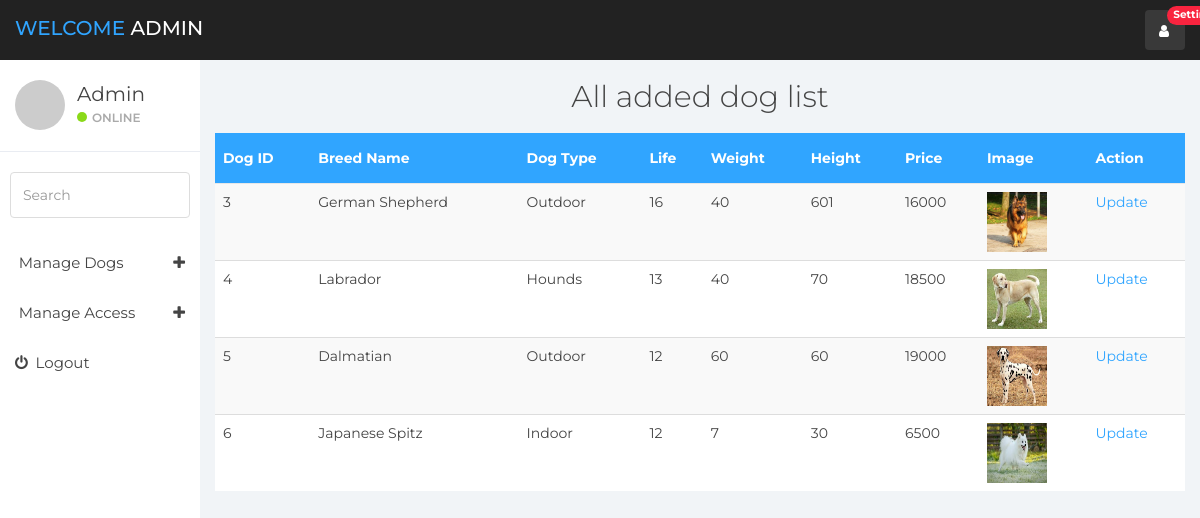
Page /admin/view_dog.php (signed in) on the committed database.
### tables this page shows
CREATE TABLE `dog` (
  `dog_id` int(100) NOT NULL,
  `breed_name` varchar(100) NOT NULL,
  `image` longblob NOT NULL,
  `dog_type` varchar(100) NOT NULL,
  `life_span` varchar(100) NOT NULL,
  `weight` varchar(100) NOT NULL,
  `height` varchar(100) NOT NULL,
  `price` int(100) NOT NULL
);

### admin/view_dog.php (the view, shortened to what this page needs)
<?php
include 'db_config.php';
$sql = "SELECT * FROM dog";
$result = mysqli_query($con, $sql);
 ?>
<!DOCTYPE html>
<html>
<head>
	<link href="css/bootstrap.min.css" rel="stylesheet">
	<link href="css/font-awesome.min.css" rel="stylesheet">
	<link href="css/datepicker3.css" rel="stylesheet">
	<link href="css/styles.css" rel="stylesheet">
</head>
<body>
	<?php include 'includes/header.php';   ?>
	<div class="col-md-offset-2 col-sm-offset-2 ">
		<div class=" col-md-12 col-sm-12 col-xs-12	">
				<h2 align ='center'>All added dog list</h2>
			<table class=" col-sm-12 col-xs-12 table table-striped">
				<thead>
					<tr class="bg-info">
						<th scope="col">Dog ID</th>
						<th scope="col">Breed Name</th>
						<th scope="col">Dog Type</th>
						<th scope="col">Life</th>
						<th scope="col">Weight</th>
						<th scope="col">Height</th>
						<th scope="col">Price</th>
            <th scope="col">Image</th>
						<th scope="col">Action</th>
					</tr>
				</thead>
				<tbody>
					<?php
					if (mysqli_num_rows($result) > 0) {
						while($row = mysqli_fetch_assoc($result)) {
								?>
					<tr>
						<td><?php echo $row['dog_id'] ?></td>
						<td><?php echo $row['breed_name'] ?></td>
						<td><?php echo $row['dog_type'] ?></td>
						<td><?php echo $row['life_span'] ?></td>
						<td><?php echo $row['weight'] ?></td>
						<td><?php echo $row['height'] ?></td>
						<td><?php echo $row['price'] ?></td>
            <td><img style="width:60px; height:60px;" src="uploads/dog/<?php echo trim($row['image']) ?>"></td>
						<td> <a href="update_dog.php?id=<?php echo $row['dog_id'] ?>">Update</a> </td>
					</tr>
				<?php	}
			} else {
					echo "0 results";
			}
			 ?>
				</tbody>
			</table>
		</div>
	</div>
</body>
</html>

### admin/includes/header.php (shortened to what this page needs)
	<nav class="navbar navbar-custom navbar-fixed-top" role="navigation">
		<div class="container-fluid">
			<div class="navbar-header">
				<a class="navbar-brand" href="#"><span>Welcome </span>Admin</a>
				<ul class="nav navbar-top-links navbar-right">
					<li class="dropdown"><a class="dropdown-toggle count-info" data-toggle="dropdown" href="#">
						<em class="fa fa-user"></em><span class="label label-danger">Setting</span>
					</a>
</li>
		</div>
	</nav>
	<div id="sidebar-collapse" class="col-sm-3 col-lg-2 sidebar">
		<div class="profile-sidebar">
			<div class="profile-userpic">
				<img src="http://placehold.it/50/30a5ff/fff" class="img-responsive" alt="">
			</div>
			<div class="profile-usertitle">
				<div class="profile-usertitle-name">Admin</div>
				<div class="profile-usertitle-status"><span class="indicator label-success"></span>Online</div>
			</div>
		</div>
		<form role="search">
			<div class="form-group">
				<input type="text" class="form-control" placeholder="Search">
			</div>
		</form>
		<ul class="nav menu">
			<li class="parent "><a data-toggle="collapse" href="#sub-item-1">
				<em class="fa fa-cart">&nbsp;</em>Manage Dogs <span data-toggle="collapse" href="#sub-item-1" class="icon pull-right"><em class="fa fa-plus"></em></span>
				</a>
			</li>
			<li class="parent "><a data-toggle="collapse" href="#sub-item-2">
				<em class="fa fa-cart">&nbsp;</em>Manage Access <span data-toggle="collapse" href="#sub-item-1" class="icon pull-right"><em class="fa fa-plus"></em></span>
				</a>
			</li>
			<li><a href="logout.php"><em class="fa fa-power-off">&nbsp;</em> Logout</a></li>
		</ul>
	</div>

### admin/css/styles.css (style rules this page uses)
body { background: #f1f4f7; padding-top: 60px; font-size: 14px; color: #444444; font-family: "Montserrat", "Helvetica Neue", Helvetica, Arial, sans-serif; }
a, a:hover, a:focus { color: #30a5ff; }
h1, h2, h3, h4, h5, h6 { color: #444444; }
h2 { font-weight: 300; margin-bottom: 20px; }
input.form-control { border: 1px solid #ddd; box-shadow: none; height: 46px; }
.navbar-custom { background: #222; height: 60px; }
.navbar-header .navbar-brand { color: #fff; font-size: 20px; text-transform: uppercase; font-weight: 500; height: 60px; padding-top: 18px; }
.navbar-header .navbar-brand span { color: #30a5ff; }
.dropdown { background: rgba(255, 255, 255, 0.1); float: left; margin: 10px 8px; padding: 0px; border-radius: 4px; }
.dropdown a.dropdown-toggle { color: #fff; height: 40px; width: 40px; padding-top: 11px; padding-left: 9px; }
.dropdown .label { top: -4px; left: 22px; padding-top: 4px; padding-bottom: 4px; position: absolute; border-radius: 9999px; }
.navbar-top-links li:last-child { margin-right: 15px; }
.dropdown em { margin: 0 5px; }
.bg-info, .bg-blue { color: #fff; background-color: #30a5ff; }
.label-success { background-color: #8ad919; }
.label-danger { background-color: #f9243f; }
.navbar { border: 0; }
.sidebar { display: block; padding: 0; display: none; box-shadow: none; background: #fff; }
.sidebar ul { margin: 20px 0px; }
.sidebar form { padding: 10px 0 0 0; margin: 10px 10px 20px 10px; }
@media (min-width: 768px) { .sidebar { display: block; position: fixed; top: 60px; bottom: 0; left: 0; z-index: 1000; display: block; margin: 0; padding: 0; overflow-x: hidden; overflow-y: auto; } }
@media (min-width: 768px) { .navbar-header { width: 100%; } }
.sidebar ul.nav li a { height: 50px; font-size: 15px; line-height: 2em; color: #444444; }
.profile-sidebar { padding: 10px 0; border-bottom: 1px solid #e9ecf2; }
.indicator { width: 10px; height: 10px; display: inline-block; border-radius: 9999px; margin-right: 5px; }
.profile-userpic img { float: left; margin: 10px 0px 0px 15px; width: 50px; height: 50px; border-radius: 9999px !important; }
.profile-usertitle { float: left; text-align: left; margin: 10px 0 0 12px; }
.profile-usertitle-name { font-size: 20px; margin-bottom: 0px; }
.profile-usertitle-status { text-transform: uppercase; color: #AAA; font-size: 12px; font-weight: 600; margin-bottom: 15px; }
.table { background: #fff; }
.table > thead > tr > th { border-bottom: 1px solid #e6e7e8; vertical-align: middle; height: 50px; }

### rows in the picture
dog: dog_id "3", breed_name "German Shepherd", dog_type "Outdoor", life_span "16", weight "40", height "601", price "16000", image (picture)
dog: dog_id "4", breed_name "Labrador", dog_type "Hounds", life_span "13", weight "40", height "70", price "18500", image (picture)
dog: dog_id "5", breed_name "Dalmatian", dog_type "Outdoor", life_span "12", weight "60", height "60", price "19000", image (picture)
dog: dog_id "6", breed_name "Japanese Spitz", dog_type "Indoor", life_span "12", weight "7", height "30", price "6500", image (picture)
